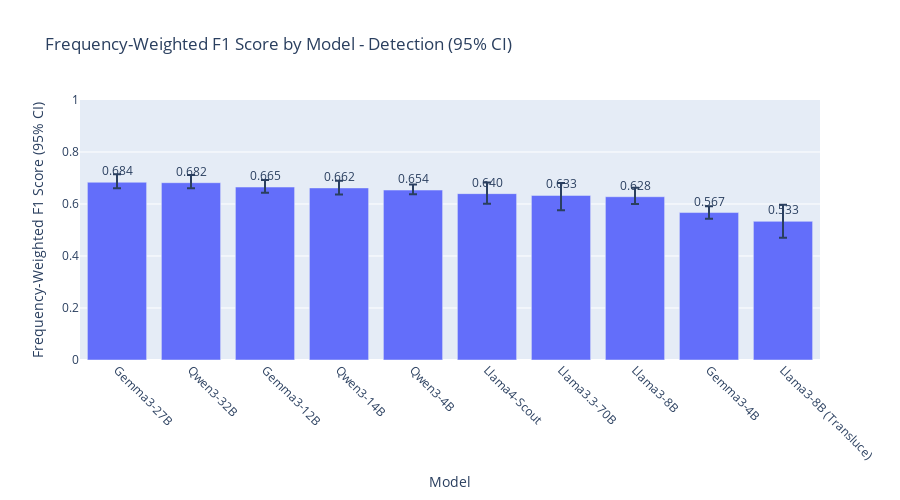
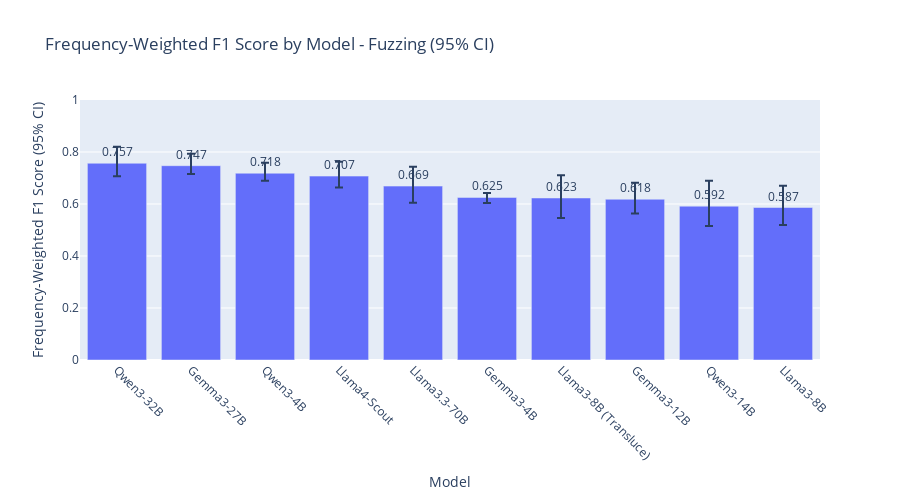

Source (notebook cell) for these figures, in order:
### Markdown cell above
## 3. Generate Mean F1 Score Bar Charts

Create bar charts displaying mean F1 scores with **bootstrapped 95% confidence intervals** (2000 resamples) for each model and score type. This provides more robust uncertainty estimates compared to standard deviation.

### Code cell
# Generate inline bar charts for frequency-weighted F1 scores with optional bootstrapped CI error bars and save to files
print("Preparing frequency-weighted F1 score bar charts (bootstrapping={})...".format(ENABLE_BOOTSTRAP))

from tqdm.auto import tqdm

# Helper: per-module F1s (unchanged)
def compute_per_module_f1s(score_subset, counts):
    """Return list of per-module frequency-weighted F1 values computed from the given score_subset (no resampling).
    Each module contributes a single weighted F1 computed from its latents in score_subset."""
    rows = []
    for (module, latent_idx), grp in score_subset.groupby(["module", "latent_idx"]):
        if module in counts and latent_idx < len(counts[module]):
            f1 = compute_classification_metrics(compute_confusion(grp))["f1_score"]
            fire = counts[module][latent_idx].item()
            rows.append({"module": module, "latent_idx": latent_idx, "f1_score": f1, "firing_count": fire})
    if not rows:
        return []
    df = pd.DataFrame(rows)
    per_module_vals = []
    for module in df['module'].unique():
        mdf = df[df['module'] == module]
        firing_weights = counts[module][mdf['latent_idx']].float()
        total_weight = firing_weights.sum()
        if total_weight > 0:
            f1_tensor = torch.as_tensor(mdf['f1_score'].values, dtype=torch.float32)
            module_f1 = (f1_tensor * firing_weights).sum() / firing_weights.sum()
            per_module_vals.append(module_f1.item())
    return per_module_vals

# Helper: weighted percentile (unchanged)
def weighted_percentile(values, weights, percentiles):
    """Compute weighted percentiles for 1D arrays of values and corresponding non-negative weights."""
    if len(values) == 0:
        return [np.nan for _ in np.atleast_1d(percentiles)]
    vals = np.asarray(values, dtype=float)
    w = np.asarray(weights, dtype=float)
    if w.sum() == 0:
        # Fall back to unweighted percentiles
        return np.percentile(vals, percentiles)
    # sort by value
    order = np.argsort(vals)
    vals = vals[order]
    w = w[order]
    cumsum = np.cumsum(w)
    total = cumsum[-1]
    # cumulative fraction positions of each value
    cumfrac = (cumsum - 0.5 * w) / total
    out = []
    for p in np.atleast_1d(percentiles) / 100.0:
        # find the first index where cumfrac >= p
        idx = np.searchsorted(cumfrac, p, side='left')
        if idx >= len(vals):
            out.append(vals[-1])
        else:
            out.append(vals[idx])
    return out if len(out) > 1 else out[0]

# Helper: compute CI errors from samples
def compute_ci_from_samples(samples, freq_weighted_f1, confidence):
    if not samples:
        return 0.0, 0.0
    lower_pct = (1.0 - confidence) / 2.0 * 100.0
    upper_pct = (1.0 + confidence) / 2.0 * 100.0
    lower_ci, upper_ci = np.percentile(samples, [lower_pct, upper_pct])
    return float(freq_weighted_f1 - lower_ci), float(upper_ci - freq_weighted_f1)

# Optimized bootstrap: avoid DataFrame creation in loop using multinomial + np.bincount
def run_bootstrap_single_thread_optimized(score_subset, counts, n_boot, confidence):
    """Optimized bootstrap using multinomial sampling on precomputed latents.

    Strategy:
    - Precompute per-latent F1 and firing weights and module ids
    - For each bootstrap iteration generate multinomial counts over latents
    - Use np.bincount to aggregate weighted sums per module efficiently
    """
    # Pre-compute grouped stats once
    grouped = list(score_subset.groupby(["module", "latent_idx"]))

    latent_f1s = []
    latent_weights = []
    module_names = []

    for (module, latent_idx), grp in grouped:
        if module in counts and latent_idx < len(counts[module]):
            f1 = compute_classification_metrics(compute_confusion(grp))["f1_score"]
            fire_count = counts[module][latent_idx].item()
            latent_f1s.append(float(f1))
            latent_weights.append(float(fire_count))
            module_names.append(module)

    if not latent_f1s:
        return []

    latent_f1s = np.asarray(latent_f1s, dtype=np.float64)
    latent_weights = np.asarray(latent_weights, dtype=np.float64)
    unique_modules, module_ids = np.unique(module_names, return_inverse=True)
    num_modules = len(unique_modules)
    num_latents = len(latent_f1s)

    samples = []

    # Generate multinomial samples: draw counts across latents
    # Use equal probability across latents (resampling latents uniformly)
    # sum of each row will be num_latents (you can change this to len(score_subset) if desired)
    try:
        resampled_counts = np.random.multinomial(num_latents, [1.0 / num_latents] * num_latents, size=n_boot)
    except Exception:
        # Fallback: generate per-iteration to avoid large allocation
        resampled_counts = None

    for i in tqdm(range(n_boot), desc=f"Fast Bootstrapping ({n_boot})", leave=False):
        if resampled_counts is None:
            boot_counts = np.random.multinomial(num_latents, [1.0 / num_latents] * num_latents)
        else:
            boot_counts = resampled_counts[i]

        # Numerator: sum of f1 * latent_weight * boot_count per module
        numerator = np.bincount(module_ids, weights=latent_f1s * latent_weights * boot_counts, minlength=num_modules)
        # Denominator: sum of latent_weight * boot_count per module
        denominator = np.bincount(module_ids, weights=latent_weights * boot_counts, minlength=num_modules)

        # per-module f1 (avoid division by zero)
        per_module_f1s = np.divide(numerator, denominator, out=np.zeros_like(numerator), where=denominator != 0)
        samples.append(float(per_module_f1s.mean()))

    return samples

# Main: compute_error_bars simplified to use the optimized bootstrap
def compute_error_bars(model_results, score_type, enable_bootstrap: bool = ENABLE_BOOTSTRAP, n_boot: int = BOOTSTRAP_SAMPLES, confidence: float = CONFIDENCE_LEVEL):
    """Compute frequency-weighted F1 and CI errors for every model for a given score_type.

    Returns a DataFrame with columns: model, frequency_weighted_f1, ci_lower_error, ci_upper_error
    """
    rows = []
    for model_name, data in model_results.items():
        processed_df = data['processed_df']
        score_row = processed_df[processed_df['score_type'] == score_type]
        if len(score_row) == 0:
            continue
        freq_weighted_f1 = score_row['weighted_f1'].iloc[0] if 'weighted_f1' in score_row.columns else None
        latent_df = data['latent_df']
        counts = data['counts']
        score_subset = latent_df[latent_df['score_type'] == score_type]
        if len(score_subset) == 0 or counts is None or freq_weighted_f1 is None:
            rows.append({'model': model_name, 'frequency_weighted_f1': freq_weighted_f1, 'ci_lower_error': 0.0, 'ci_upper_error': 0.0})
            continue

        if enable_bootstrap:
            # Use optimized multinomial-based bootstrap
            samples = run_bootstrap_single_thread_optimized(score_subset, counts, n_boot, confidence)
            ci_lower_error, ci_upper_error = compute_ci_from_samples(samples, freq_weighted_f1, confidence)
        else:
            # Fast path: compute weighted percentiles across per-latent F1s using firing_count as weight
            vals = []
            wts = []
            for (module, latent_idx), grp in score_subset.groupby(["module", "latent_idx"]):
                if module in counts and latent_idx < len(counts[module]):
                    f1 = compute_classification_metrics(compute_confusion(grp))["f1_score"]
                    fire = counts[module][latent_idx].item()
                    vals.append(float(f1))
                    wts.append(float(fire))
            if len(vals) == 0:
                ci_lower_error = 0.0
                ci_upper_error = 0.0
            else:
                lower_pct = (1.0 - confidence) / 2.0 * 100.0
                upper_pct = (1.0 + confidence) / 2.0 * 100.0
                lower_ci, upper_ci = weighted_percentile(np.array(vals), np.array(wts), [lower_pct, upper_pct])
                lower_ci = float(lower_ci)
                upper_ci = float(upper_ci)
                ci_lower_error = float(freq_weighted_f1 - lower_ci)
                ci_upper_error = float(upper_ci - freq_weighted_f1)

        rows.append({'model': model_name, 'frequency_weighted_f1': float(freq_weighted_f1), 'ci_lower_error': ci_lower_error, 'ci_upper_error': ci_upper_error})

    df = pd.DataFrame(rows)
    return df

# Example: compute error bars for each score_type and save/use for plotting
all_score_types = set()
for data in model_results.values():
    all_score_types.update(list(data['processed_df']['score_type'].unique()))
all_score_types = sorted(list(all_score_types))

# Precompute error bar tables for reuse in other plots
error_bar_tables = {}
for st in all_score_types:
    print(f"Computing error bars for score type: {st} (bootstrap={ENABLE_BOOTSTRAP})")
    error_bar_tables[st] = compute_error_bars(model_results, st, enable_bootstrap=ENABLE_BOOTSTRAP, n_boot=BOOTSTRAP_SAMPLES, confidence=CONFIDENCE_LEVEL)

# helper to display nicer score type names
def score_display_name(st):
    return 'Fuzzing' if str(st).lower() == 'fuzz' else str(st).title()

# Now create bar charts using precomputed error bars
for score_type, error_df in error_bar_tables.items():
    if error_df.empty:
        continue
    error_df = error_df.sort_values('frequency_weighted_f1', ascending=False)
    fig = px.bar(
        error_df,
        x='model',
        y='frequency_weighted_f1',
        title=f'Frequency-Weighted F1 Score by Model - {score_display_name(score_type)} ({int(CONFIDENCE_LEVEL*100)}% CI)',
        text='frequency_weighted_f1'
    )
    fig.update_traces(
        error_y=dict(
            type='data',
            symmetric=False,
            array=error_df['ci_upper_error'],
            arrayminus=error_df['ci_lower_error']
        )
    )
    fig.update_layout(
        yaxis_range=[0, 1],
        xaxis_title="Model",
        yaxis_title=f"Frequency-Weighted F1 Score ({int(CONFIDENCE_LEVEL*100)}% CI)",
        xaxis={'tickangle': 45},
        height=500
    )
    fig.update_traces(texttemplate='%{text:.3f}', textposition='outside')
    fig.show()
    output_file_pdf = visualizations_dir / f"freq_weighted_f1_bar_{score_type}.pdf"
    output_file_png = visualizations_dir / f"freq_weighted_f1_bar_{score_type}.png"
    fig.write_image(str(output_file_pdf))
    fig.write_image(str(output_file_png))
    print(f"Saved Frequency-Weighted F1 bar chart: {output_file_pdf}")

print("\nBar charts saved to", visualizations_dir)

### Figure 1 — Plotly figure (JSON) as saved in the notebook; plotly's stock layout.template omitted (floating-point values rounded to 4 significant figures)
{"data": [{"error_y": {"array": [0.03086, 0.02932, 0.02713, 0.02777, 0.02123, 0.04256, 0.04821, 0.0343, 0.02454, 0.06414], "arrayminus": [0.02313, 0.02132, 0.02191, 0.02553, 0.01622, 0.03895, 0.0573, 0.02809, 0.0238, 0.06339], "symmetric": false, "type": "data"}, "hovertemplate": "model=%{x}<br>frequency_weighted_f1=%{text}<extra></extra>", "legendgroup": "", "marker": {"color": "#636efa", "pattern": {"shape": ""}}, "name": "", "orientation": "v", "showlegend": false, "text": [0.6836, 0.6819, 0.6652, 0.6618, 0.6537, 0.6399, 0.633, 0.628, 0.5671, 0.5333], "textposition": "outside", "texttemplate": "%{text:.3f}", "type": "bar", "x": ["Gemma3-27B", "Qwen3-32B", "Gemma3-12B", "Qwen3-14B", "Qwen3-4B", "Llama4-Scout", "Llama3.3-70B", "Llama3-8B", "Gemma3-4B", "Llama3-8B (Transluce)"], "xaxis": "x", "y": [0.6836, 0.6819, 0.6652, 0.6618, 0.6537, 0.6399, 0.633, 0.628, 0.5671, 0.5333], "yaxis": "y"}], "layout": {"barmode": "relative", "height": 500, "legend": {"tracegroupgap": 0}, "title": {"text": "Frequency-Weighted F1 Score by Model - Detection (95% CI)"}, "xaxis": {"anchor": "y", "domain": [0, 1], "tickangle": 45, "title": {"text": "Model"}}, "yaxis": {"anchor": "x", "domain": [0, 1], "range": [0, 1], "title": {"text": "Frequency-Weighted F1 Score (95% CI)"}}}}

### Figure 2 — Plotly figure (JSON) as saved in the notebook; plotly's stock layout.template omitted (floating-point values rounded to 4 significant figures)
{"data": [{"error_y": {"array": [0.06374, 0.04554, 0.03996, 0.05486, 0.07467, 0.01651, 0.08724, 0.06311, 0.09777, 0.08383], "arrayminus": [0.05035, 0.03224, 0.02923, 0.04344, 0.06387, 0.02142, 0.07739, 0.05479, 0.07644, 0.06685], "symmetric": false, "type": "data"}, "hovertemplate": "model=%{x}<br>frequency_weighted_f1=%{text}<extra></extra>", "legendgroup": "", "marker": {"color": "#636efa", "pattern": {"shape": ""}}, "name": "", "orientation": "v", "showlegend": false, "text": [0.7567, 0.7473, 0.7183, 0.7073, 0.6688, 0.6254, 0.6231, 0.6183, 0.5917, 0.5865], "textposition": "outside", "texttemplate": "%{text:.3f}", "type": "bar", "x": ["Qwen3-32B", "Gemma3-27B", "Qwen3-4B", "Llama4-Scout", "Llama3.3-70B", "Gemma3-4B", "Llama3-8B (Transluce)", "Gemma3-12B", "Qwen3-14B", "Llama3-8B"], "xaxis": "x", "y": [0.7567, 0.7473, 0.7183, 0.7073, 0.6688, 0.6254, 0.6231, 0.6183, 0.5917, 0.5865], "yaxis": "y"}], "layout": {"barmode": "relative", "height": 500, "legend": {"tracegroupgap": 0}, "title": {"text": "Frequency-Weighted F1 Score by Model - Fuzzing (95% CI)"}, "xaxis": {"anchor": "y", "domain": [0, 1], "tickangle": 45, "title": {"text": "Model"}}, "yaxis": {"anchor": "x", "domain": [0, 1], "range": [0, 1], "title": {"text": "Frequency-Weighted F1 Score (95% CI)"}}}}
